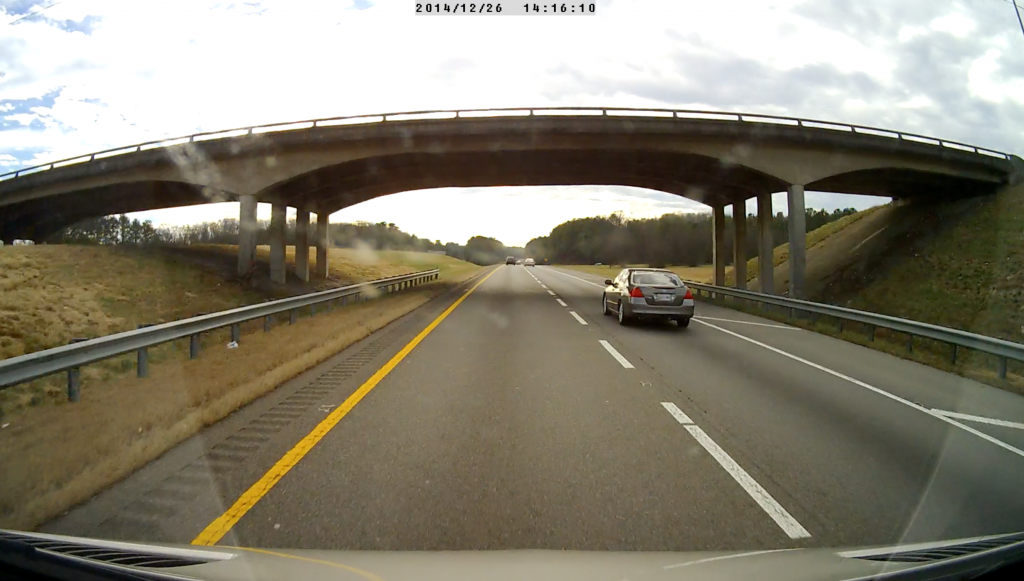
#> input picture coding/images/dashcam.png, 1024 x 581 px
$ python ROInew.py
#> lines starting #> are read from the running program, lines starting #| are printed output that depends on the picture; after the words box and inside, x2 and y2 are one past the last pixel; in counts of white or black regions, pixels touching at a corner belong together
import cv2 as cv
import numpy as np

img = cv.imread("../images/dashcam.png")
#> img is the input picture: shape (581, 1024, 3); mean B, G, R 112.1, 128.1, 133.3

height, width, _ = img.shape
#> height = 581; width = 1024
mask = np.zeros((height, width), np.uint8)

pts = np.array([[0, height], [width, height], [2 * width / 3, height / 2], [width / 3, height / 2]],
               np.int32)
cv.fillConvexPoly(mask, pts, (255, 255, 255))
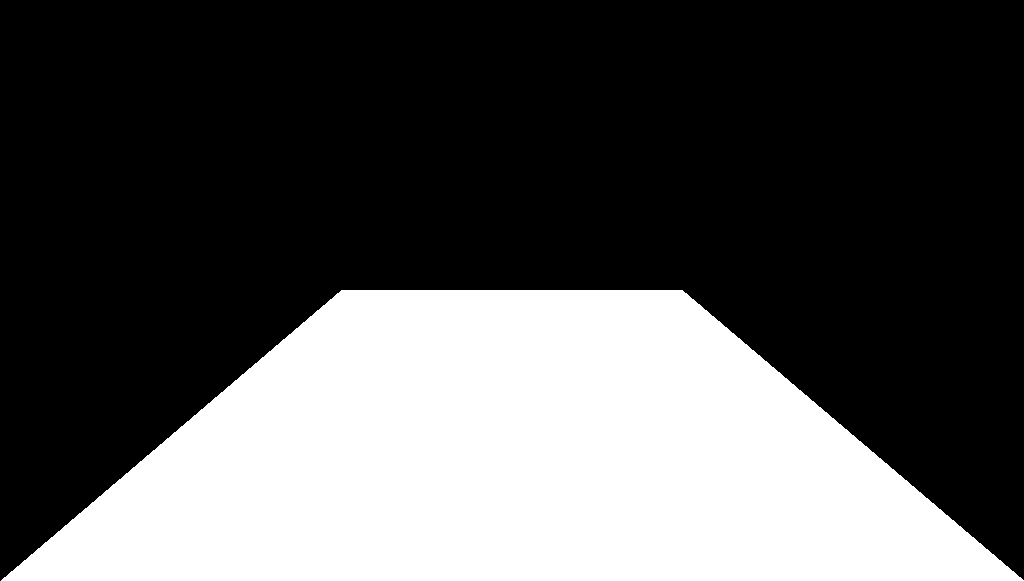
#> mask: shape (581, 1024); 33.4% white; 1 white region, box (x1, y1, x2, y2) and area: (1, 290, 1024, 581) 198653

cv.imshow("mask", mask)
cv.waitKey(0)
cv.destroyAllWindows()

newImg = cv.bitwise_and(img, img, mask=mask)
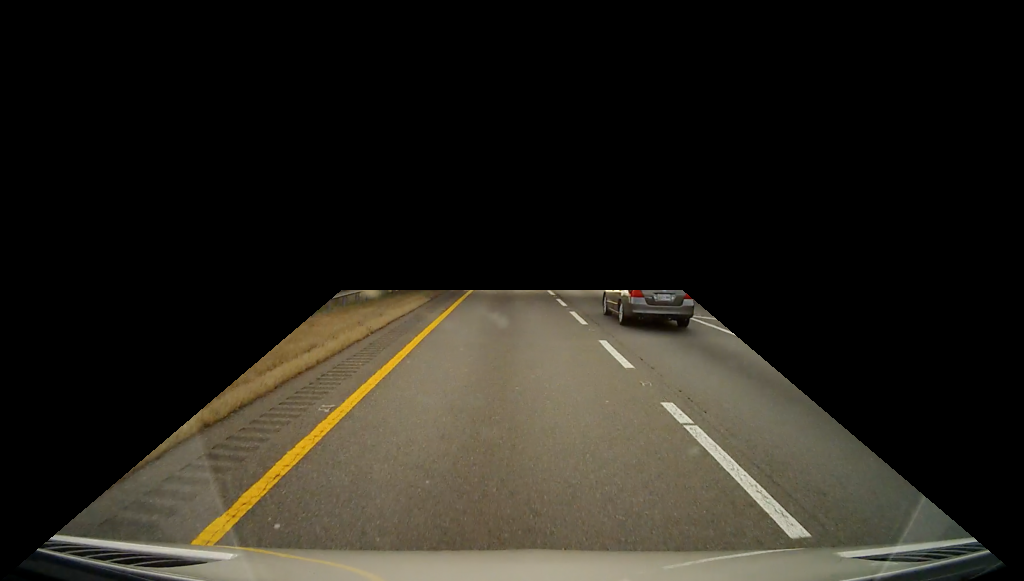
#> newImg: shape (581, 1024, 3); mean B, G, R 27.8, 35.4, 38.4

cv.imshow("image", img)
cv.imshow("ROI", newImg)
cv.waitKey()
cv.destroyAllWindows()

$ run again, with coding/images/index.jpg saved as coding/images/dashcam.png
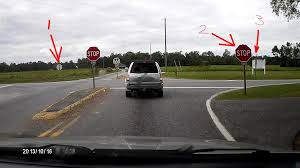
#> input picture coding/images/index.jpg, 300 x 168 px
#> img is the input picture: shape (168, 300, 3); mean B, G, R 117.9, 121.8, 124.1
#> `cv.fillConvexPoly(mask, pts, (255, 255, 255))`:
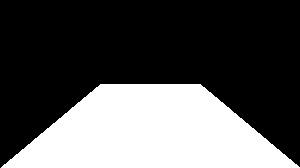
#> mask: shape (168, 300); 33.4% white; 1 white region, box (x1, y1, x2, y2) and area: (1, 84, 300, 168) 16816
#> `newImg = cv.bitwise_and(img, img, mask=mask)`:
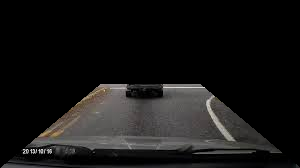
#> newImg: shape (168, 300, 3); mean B, G, R 20.9, 21.5, 22.2
